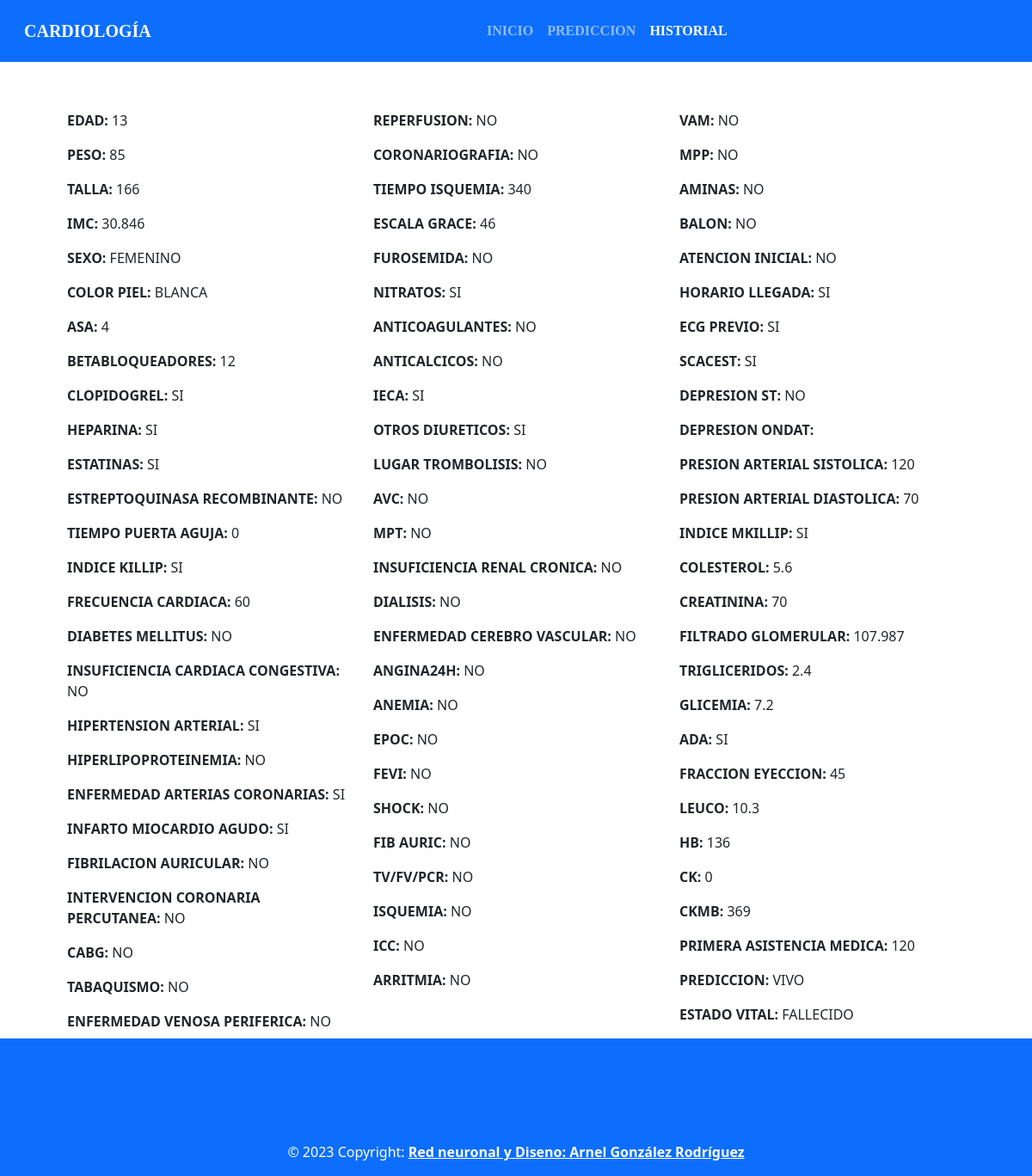
Page /historial/1/ on the committed database.
### prediccion/models.py (models this page shows, shortened)
class Prediccion(models.Model):
    edad = models.IntegerField()
    peso = models.CharField(max_length=7)
    talla = models.IntegerField()
    imc = models.CharField(max_length=10)
    sexo = models.IntegerField(choices = CHOISES_SEXO, default=0)
    color_piel = models.IntegerField(choices = CHOISES_PIEL, default=1)
    asa = models.IntegerField()
    betabloqueadores = models.IntegerField()
    clopidogrel = models.IntegerField(choices = CHOISES, default=0)
    heparina = models.IntegerField(choices = CHOISES, default=0)
    estatinas = models.IntegerField(choices = CHOISES, default=0)
    estreptoquinasa_recombinante = models.IntegerField(choices = CHOISES, default=0)
    tiempo_puerta_aguja = models.IntegerField()
    reperfusion = models.IntegerField(choices = CHOISES, default=0)
    coronariografia = models.IntegerField(choices = CHOISES, default=0)
    tiempo_isquemia = models.IntegerField()
    escala_grace = models.IntegerField()
    furosemida = models.IntegerField(choices = CHOISES, default=0)
    nitratos = models.IntegerField(choices = CHOISES, default=0)
    anticoagulantes = models.IntegerField(choices = CHOISES, default=0)
    anticalcicos = models.IntegerField(choices = CHOISES, default=0)
    ieca = models.IntegerField(choices = CHOISES, default=0)
    otros_diureticos = models.IntegerField(choices = CHOISES, default=0)
    lugar_trombolisis = models.IntegerField(choices = CHOISES, default=0)
    avc = models.IntegerField(choices = CHOISES, default=0)
    mpt = models.IntegerField(choices = CHOISES, default=0)
    vam = models.IntegerField(choices = CHOISES, default=0)
    mpp = models.IntegerField(choices = CHOISES, default=0)
    aminas = models.IntegerField(choices = CHOISES, default=0)
    balon = models.IntegerField(choices = CHOISES, default=0)
    atencion_inicial = models.IntegerField(choices = CHOISES, default=0)
    horario_llegada = models.IntegerField(choices = CHOISES, default=0)
    ecg_previo = models.IntegerField(choices = CHOISES, default=0)
    scacest = models.IntegerField(choices = CHOISES, default=0)
    depresion_st = models.IntegerField(choices = CHOISES, default=0)
    depresion_ondat = models.IntegerField()
    presion_arterial_sistolica = models.IntegerField()
    presion_arterial_diastolica = models.IntegerField()
    indice_mkillip = models.IntegerField(choices = CHOISES, default=0)
    indice_killip = models.IntegerField(choices = CHOISES, default=0)
    frecuencia_cardiaca = models.IntegerField()
    diabetes_mellitus = models.IntegerField(choices = CHOISES, default=0)
    insuficiencia_cardiaca_congestiva = models.IntegerField(choices = CHOISES, default=0)
    hipertension_arterial = models.IntegerField(choices = CHOISES, default=0)
    hiperlipoproteinemia = models.IntegerField(choices = CHOISES, default=0)
    enfermedad_arterias_coronarias = models.IntegerField(choices = CHOISES, default=0)
    infarto_miocardio_agudo = models.IntegerField(choices = CHOISES, default=0)
    fibrilacion_auricular = models.IntegerField(choices = CHOISES, default=0)
    intervencion_coronaria_percutanea = models.IntegerField(choices = CHOISES, default=0)
    cabg = models.IntegerField(choices = CHOISES, default=0)
    tabaquismo = models.IntegerField(choices = CHOISES, default=0)
    enfermedad_venosa_periferica = models.IntegerField(choices = CHOISES, default=0)
    insuficiencia_renal_cronica = models.IntegerField(choices = CHOISES, default=0)
    dialisis = models.IntegerField(choices = CHOISES, default=0)
    enfermedad_cerebro_vascular = models.IntegerField(choices = CHOISES, default=0)
    angina24h = models.IntegerField(choices = CHOISES, default=0)
    anemia = models.IntegerField(choices = CHOISES, default=0)
    epoc = models.IntegerField(choices = CHOISES, default=0)
    FEVI = models.IntegerField(choices = CHOISES, default=0)
    SHOCK = models.IntegerField(choices = CHOISES, default=0)
    FIB_AURIC = models.IntegerField(choices = CHOISES, default=0)
    TV_FV_PCR = models.IntegerField(choices = CHOISES, default=0)
    Isquemia = models.IntegerField(choices = CHOISES, default=0)
    ICC = models.IntegerField(choices = CHOISES, default=0)
    Arritmia = models.IntegerField(choices = CHOISES, default=0)
    colesterol = models.CharField(max_length=7)
    creatinina = models.IntegerField()
    filtrado_glomerular = models.CharField(max_length=7)
    trigliceridos = models.CharField(max_length=7)
    glicemia = models.CharField(max_length=7)
    ada = models.IntegerField(choices = CHOISES, default=0)
    fraccion_eyeccion = models.IntegerField()
    leuco = models.CharField(max_length=7)
    hb = models.IntegerField()
    ck = models.IntegerField()
    ckmb = models.IntegerField()
    primera_asistencia_medica = models.IntegerField()
    prediccion = models.IntegerField(choices = CHOISES_ESTADO, null=True, blank=True)
    estado_vital = models.IntegerField(choices = CHOISES_ESTADO, null=True, blank=True)

### prediccion/views.py (the view)
# urls.py: path('historial/<int:id>/', PrediccionDetails.as_view(), name='details'),
class PrediccionDetails(View):
    def get(self, request, id):
        obj = get_object_or_404(Prediccion, id=id)
        context = {'obj': obj, 'page': 'historial'}
        return render(request, 'prediccion/prediccion_details.html', context)

### static/templates/prediccion/prediccion_details.html (shortened to what this page needs)
{% extends 'template/base.html' %}
{% load static %}
{% block body %}
<div class="container mx-auto" >
    <div class="row my-auto mx-auto">
      <div class=" col-12 col-sm-6 col-md-4 col-lg-4 my-2">
            <p class="card-text mayuscula"><strong>edad:</strong    rong> {{ obj.edad }} </p>
            <p class="card-text mayuscula"><strong>peso:</strong> {{ obj.peso }} </p>
            <p class="card-text mayuscula"><strong>talla:</strong> {{ obj.talla }} </p>
            <p class="card-text mayuscula"><strong>imc:</strong> {{ obj.imc }} </p>
            <p class="card-text mayuscula"><strong>sexo:</strong> {{ obj.get_sexo_display }} </p>
            <p class="card-text mayuscula"><strong>color piel:</strong> {{ obj.get_color_piel_display }} </p>
            <p class="card-text mayuscula"><strong>asa:</strong> {{ obj.asa }} </p>
            <p class="card-text mayuscula"><strong>betabloqueadores:</strong> {{ obj.betabloqueadores }} </p>
            <p class="card-text mayuscula"><strong>clopidogrel:</strong> {{ obj.get_clopidogrel_display }} </p>
            <p class="card-text mayuscula"><strong>heparina:</strong> {{ obj.get_heparina_display }} </p>
            <p class="card-text mayuscula"><strong>estatinas:</strong> {{ obj.get_estatinas_display }} </p>
            <p class="card-text mayuscula"><strong>estreptoquinasa recombinante:</strong> {{ obj.get_estreptoquinasa_recombinante_display }} </p>
            <p class="card-text mayuscula"><strong>tiempo puerta aguja:</strong> {{ obj.tiempo_puerta_aguja }} </p>
      </div>
      <div class=" col-12 col-sm-6 col-md-4 col-lg-4 my-2">
            <p class="card-text mayuscula"><strong>reperfusion:</strong> {{ obj.get_reperfusion_display }} </p>
            <p class="card-text mayuscula"><strong>coronariografia:</strong> {{ obj.get_coronariografia_display }} </p>
            <p class="card-text mayuscula"><strong>tiempo isquemia:</strong> {{ obj.tiempo_isquemia }} </p>
            <p class="card-text mayuscula"><strong>escala grace:</strong> {{ obj.escala_grace }} </p>
            <p class="card-text mayuscula"><strong>furosemida:</strong> {{ obj.get_furosemida_display }} </p>
            <p class="card-text mayuscula"><strong>nitratos:</strong> {{ obj.get_nitratos_display }} </p>
            <p class="card-text mayuscula"><strong>anticoagulantes:</strong> {{ obj.get_anticoagulantes_display }} </p>
            <p class="card-text mayuscula"><strong>anticalcicos:</strong> {{ obj.get_anticalcicos_display }} </p>
            <p class="card-text mayuscula"><strong>ieca:</strong> {{ obj.get_ieca_display }} </p>
            <p class="card-text mayuscula"><strong>otros diureticos:</strong> {{ obj.get_otros_diureticos_display }} </p>
            <p class="card-text mayuscula"><strong>lugar trombolisis:</strong> {{ obj.get_lugar_trombolisis_display }} </p>
            <p class="card-text mayuscula"><strong>avc:</strong> {{ obj.get_avc_display }} </p>
            <p class="card-text mayuscula"><strong>mpt:</strong> {{ obj.get_mpt_display }} </p>
        </div>
        <div class=" col-12 col-sm-6 col-md-4 col-lg-4 my-2">
            <p class="card-text mayuscula"><strong>vam:</strong> {{ obj.get_vam_display }} </p>
            <p class="card-text mayuscula"><strong>mpp:</strong> {{ obj.get_mpp_display }} </p>
            <p class="card-text mayuscula"><strong>aminas:</strong> {{ obj.get_aminas_display }} </p>
            <p class="card-text mayuscula"><strong>balon:</strong> {{ obj.get_balon_display }} </p>
            <p class="card-text mayuscula"><strong>atencion inicial:</strong> {{ obj.get_atencion_inicial_display }} </p>
            <p class="card-text mayuscula"><strong>horario llegada:</strong> {{ obj.get_horario_llegada_display }} </p>
            <p class="card-text mayuscula"><strong>ecg previo:</strong> {{ obj.get_ecg_previo_display }} </p>
            <p class="card-text mayuscula"><strong>scacest:</strong> {{ obj.get_scacest_display }} </p>
            <p class="card-text mayuscula"><strong>depresion st:</strong> {{ obj.get_depresion_st_display }} </p>
            <p class="card-text mayuscula"><strong>depresion ondat:</strong> {{ obj.get_depresion_ondat_display }} </p>
            <p class="card-text mayuscula"><strong>presion arterial sistolica:</strong> {{ obj.presion_arterial_sistolica }} </p>
            <p class="card-text mayuscula"><strong>presion arterial diastolica:</strong> {{ obj.presion_arterial_diastolica }} </p>
            <p class="card-text mayuscula"><strong>indice mkillip:</strong> {{ obj.get_indice_mkillip_display }} </p>
        </div>
        <div class=" col-12 col-sm-6 col-md-4 col-lg-4 my-2">
            <p class="card-text mayuscula"><strong>indice killip:</strong> {{ obj.get_indice_killip_display }} </p>
            <p class="card-text mayuscula"><strong>frecuencia cardiaca:</strong> {{ obj.frecuencia_cardiaca }} </p>
            <p class="card-text mayuscula"><strong>diabetes mellitus:</strong> {{ obj.get_diabetes_mellitus_display }} </p>
            <p class="card-text mayuscula"><strong>insuficiencia cardiaca congestiva:</strong> {{ obj.get_insuficiencia_cardiaca_congestiva_display }} </p>
            <p class="card-text mayuscula"><strong>hipertension arterial:</strong> {{ obj.get_hipertension_arterial_display }} </p>
            <p class="card-text mayuscula"><strong>hiperlipoproteinemia:</strong> {{ obj.get_hiperlipoproteinemia_display }} </p>
            <p class="card-text mayuscula"><strong>enfermedad arterias coronarias:</strong> {{ obj.get_enfermedad_arterias_coronarias_display }} </p>
            <p class="card-text mayuscula"><strong>infarto miocardio agudo:</strong> {{ obj.get_infarto_miocardio_agudo_display }} </p>
            <p class="card-text mayuscula"><strong>fibrilacion auricular:</strong> {{ obj.get_fibrilacion_auricular_display }} </p>
            <p class="card-text mayuscula"><strong>intervencion coronaria percutanea:</strong> {{ obj.get_intervencion_coronaria_percutanea_display }} </p>
            <p class="card-text mayuscula"><strong>cabg:</strong> {{ obj.get_cabg_display }} </p>
            <p class="card-text mayuscula"><strong>tabaquismo:</strong> {{ obj.get_tabaquismo_display }} </p>
            <p class="card-text mayuscula"><strong>enfermedad venosa periferica:</strong> {{ obj.get_enfermedad_venosa_periferica_display }} </p>
        </div>
        <div class=" col-12 col-sm-6 col-md-4 col-lg-4 my-2">
            <p class="card-text mayuscula"><strong>insuficiencia renal cronica:</strong> {{ obj.get_insuficiencia_renal_cronica_display }} </p>
            <p class="card-text mayuscula"><strong>dialisis:</strong> {{ obj.get_dialisis_display }} </p>
            <p class="card-text mayuscula"><strong>enfermedad cerebro vascular:</strong> {{ obj.get_enfermedad_cerebro_vascular_display }} </p>
            <p class="card-text mayuscula"><strong>angina24h:</strong> {{ obj.get_angina24h_display }} </p>
            <p class="card-text mayuscula"><strong>anemia:</strong> {{ obj.get_anemia_display }} </p>
            <p class="card-text mayuscula"><strong>epoc:</strong> {{ obj.get_epoc_display }} </p>
            <p class="card-text mayuscula"><strong>FEVI:</strong> {{ obj.get_FEVI_display }} </p>
            <p class="card-text mayuscula"><strong>SHOCK:</strong> {{ obj.get_SHOCK_display }} </p>
            <p class="card-text mayuscula"><strong>FIB AURIC:</strong> {{ obj.get_FIB_AURIC_display }} </p>
            <p class="card-text mayuscula"><strong>TV/FV/PCR:</strong> {{ obj.get_TV_FV_PCR_display }} </p>
            <p class="card-text mayuscula"><strong>Isquemia:</strong> {{ obj.get_Isquemia_display }} </p>
            <p class="card-text mayuscula"><strong>ICC:</strong> {{ obj.get_ICC_display }} </p>
            <p class="card-text mayuscula"><strong>Arritmia:</strong> {{ obj.get_Arritmia_display }} </p>
        </div>
        <div class=" col-12 col-sm-6 col-md-4 col-lg-4 my-2">
            <p class="card-text mayuscula"><strong>colesterol:</strong> {{ obj.colesterol }} </p>
            <p class="card-text mayuscula"><strong>creatinina:</strong> {{ obj.creatinina }} </p>
            <p class="card-text mayuscula"><strong>filtrado glomerular:</strong> {{ obj.filtrado_glomerular }} </p>
            <p class="card-text mayuscula"><strong>trigliceridos:</strong> {{ obj.trigliceridos }} </p>
            <p class="card-text mayuscula"><strong>glicemia:</strong> {{ obj.glicemia }} </p>
            <p class="card-text mayuscula"><strong>ada:</strong> {{ obj.get_ada_display }} </p>
            <p class="card-text mayuscula"><strong>fraccion eyeccion:</strong> {{ obj.fraccion_eyeccion }} </p>
            <p class="card-text mayuscula"><strong>leuco:</strong> {{ obj.leuco }} </p>
            <p class="card-text mayuscula"><strong>hb:</strong> {{ obj.hb }} </p>
            <p class="card-text mayuscula"><strong>ck:</strong> {{ obj.ck }} </p>
            <p class="card-text mayuscula"><strong>ckmb:</strong> {{ obj.ckmb }} </p>
            <p class="card-text mayuscula"><strong>primera asistencia medica:</strong> {{ obj.primera_asistencia_medica }} </p>
            <p class="card-text mayuscula"><strong>prediccion:</strong> {{ obj.get_prediccion_display }} </p>
            <p class="card-text mayuscula"><strong>estado vital:</strong> {{ obj.get_estado_vital_display }} </p>
      </div>
    </div>
</div>
{% endblock %}

### static/css/styles.css (style rules this page uses)
.mayuscula { text-transform: uppercase; }

### rows in the picture
Prediccion: edad "13", peso "85", talla "166", imc "30.846", sexo "FEMENINO", color_piel "BLANCA", asa "4", betabloqueadores "12", clopidogrel "SI", heparina "SI", estatinas "SI", estreptoquinasa_recombinante "NO", tiempo_puerta_aguja "0", reperfusion "NO", coronariografia "NO", tiempo_isquemia "340", escala_grace "46", furosemida "NO", nitratos "SI", anticoagulantes "NO", anticalcicos "NO", ieca "SI", otros_diureticos "SI", lugar_trombolisis "NO", avc "NO", mpt "NO", vam "NO", mpp "NO", aminas "NO", balon "NO", atencion_inicial "NO", horario_llegada "SI", ecg_previo "SI", scacest "SI", depresion_st "NO", presion_arterial_sistolica "120", presion_arterial_diastolica "70", indice_mkillip "SI", indice_killip "SI", frecuencia_cardiaca "60", diabetes_mellitus "NO", insuficiencia_cardiaca_congestiva "NO", hipertension_arterial "SI", hiperlipoproteinemia "NO", enfermedad_arterias_coronarias "SI", infarto_miocardio_agudo "SI", fibrilacion_auricular "NO", intervencion_coronaria_percutanea "NO", cabg "NO", tabaquismo "NO", enfermedad_venosa_periferica "NO", insuficiencia_renal_cronica "NO", dialisis "NO", enfermedad_cerebro_vascular "NO", angina24h "NO", anemia "NO", epoc "NO", FEVI "NO", SHOCK "NO", FIB_AURIC "NO", TV_FV_PCR "NO", Isquemia "NO", ICC "NO", Arritmia "NO", colesterol "5.6", creatinina "70", filtrado_glomerular "107.987", trigliceridos "2.4", glicemia "7.2", ada "SI", fraccion_eyeccion "45", leuco "10.3", hb "136", ck "0", ckmb "369", primera_asistencia_medica "120", prediccion "VIVO", estado_vital "FALLECIDO"
